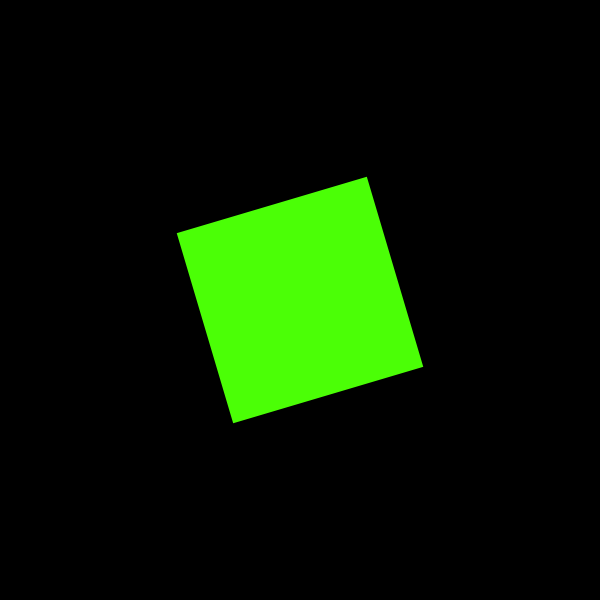
Frame 1 (no input)
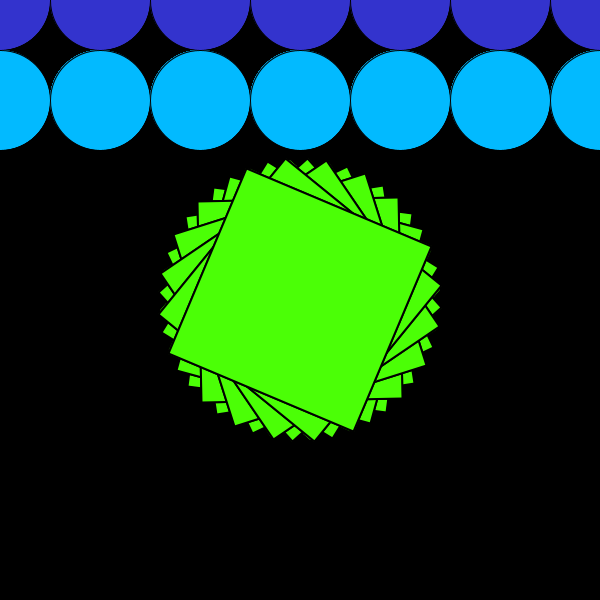
Frame 60 (the mouse pressed at the canvas centre just before this capture)
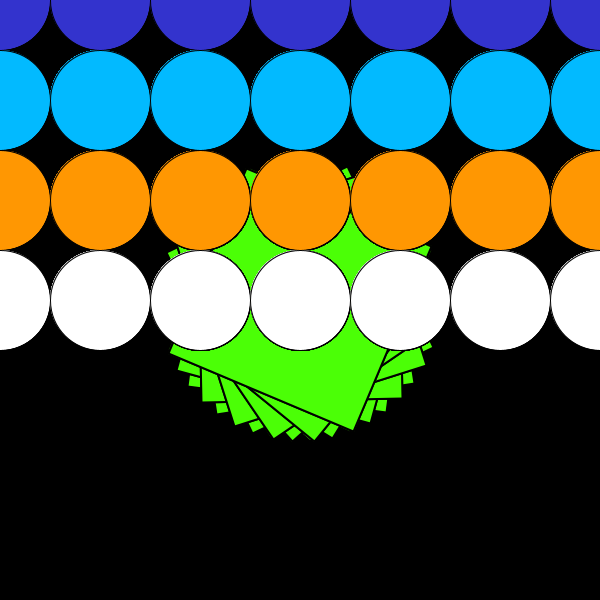
Frame 120 (the mouse held since frame 60 and released just before this capture)

The Processing sketch that drew these frames (run headless with seeded random() and noise(); from frame 60 on, the mouse is pressed at the canvas centre):

// Processing sketch: processing_129597
// ── processing_129597.pde

// some code altered from class examples


float timer = 0.0;
float prevX = 0.0;
float prevY = 0.0;
float myscale = 1.0;
float scalespeed = 100.0;
float radius = 100.0;
float rad = 0.0;
float s = 1;
int thickness = 2;
float center = 0.0;

void setup()
{
 size(600,600);
 colorMode(RGB);
 background(#000000);
 frameRate(30);
 center = width/ 2.0;
 prevX= center;
 prevY= center;
 
}

void draw()
{
  timer = timer + (1.0/30.0);
  println(timer);
  
  
 float ly = 0.0;
 float lx = 0.0;
 
 float endx = 600;
 float endy = 600;
  
  //lining the ellipses
  if (timer >=1.0 && timer <= 8.0)
  {
  if (timer >= 1.0 && timer < 2.0)
  {
  fill(#3333CD);
  ellipse(0,0,100,100);
  ellipse(100,0,100,100);
  ellipse(200,0,100,100);
  ellipse(300,0,100,100);
  ellipse(400,0,100,100);
  ellipse(500,0,100,100);
  ellipse(600,0,100,100);
  }
  
  else if (timer>= 2.0)
  {
  fill(#02baff);
  ellipse(0,100,100,100);
  ellipse(100,100,100,100);
  ellipse(200,100,100,100);
  ellipse(300,100,100,100);
  ellipse(400,100,100,100);
  ellipse(500,100,100,100);
  ellipse(600,100,100,100);
  }
  
  if (timer>= 3.0 && timer < 4.0)
  {
  fill(#ff9702);
  ellipse(0,200,100,100);
  ellipse(100,200,100,100);
  ellipse(200,200,100,100);
  ellipse(300,200,100,100);
  ellipse(400,200,100,100);
  ellipse(500,200,100,100);
  ellipse(600,200,100,100);
  }
  
  else if (timer >= 4.0)
  {
  fill(#FFFFFF);
  ellipse(0,300,100,100);
  ellipse(100,300,100,100);
  ellipse(200,300,100,100);
  ellipse(300,300,100,100);
  ellipse(400,300,100,100);
  ellipse(500,300,100,100);
  ellipse(600,300,100,100);
  }
  
  if (timer > 5.0)
  {
  fill(#CD5555);
  ellipse(0,400,100,100);
  ellipse(100,400,100,100);
  ellipse(200,400,100,100);
  ellipse(300,400,100,100);
  ellipse(400,400,100,100);
  ellipse(500,400,100,100);
  ellipse(600,400,100,100);
  }
  
 if (timer >= 6.0)
  {
  fill(#fe0500);
  ellipse(0,500,100,100);
  ellipse(100,500,100,100);
  ellipse(200,500,100,100);
  ellipse(300,500,100,100);
  ellipse(400,500,100,100);
  ellipse(500,500,100,100);
  ellipse(600,500,100,100);
  }
  
  if (timer > 7.0 && timer < 8.0)
  {
  fill(#8c03ff);
  ellipse(0,600,100,100);
  ellipse(100,600,100,100);
  ellipse(200,600,100,100);
  ellipse(300,600,100,100);
  ellipse(400,600,100,100);
  ellipse(500,600,100,100);
  ellipse(600,600,100,100);
  }
  } 
  
  
  //And the spinning scaling rectangles...
  else
  {
    
  timer = timer + (1.0/ 30.0);
  radius = 0.0;
  thickness = thickness + 5;
  myscale = myscale + scalespeed;
  
  if (timer > 9 && timer <20)
  {
  float spiralOffset = 10.0;
  float x = radius * cos(timer*spiralOffset);
  float y = radius * sin(timer*spiralOffset);
  
  x+= center;
  y+= center;
  
  
  rad = rad + 5.0;
  s = s + 0.001;
  fill(random(200),random(200),random(200));
  
  pushMatrix();
  translate(width/2, height/2);
  rotate(rad);
  scale(s+1);
  
  rectMode(CENTER);
  rect(0, 0, 100, 100);
  

  
  pushMatrix();
  translate(width/2, height/2);
  rotate(rad);
  scale(s);
  popMatrix();
  
   pushMatrix();
  translate(width*2, height*2);
  rotate(rad);
  scale(s);
  popMatrix();
  
  rectMode(CENTER);
  rect(0, 0, 100, 100);
  popMatrix();
  
  }
  
  else
  {
  float spiralOffset = 10.0;
  float x = radius * cos(timer*spiralOffset);
  float y = radius * sin(timer*spiralOffset);
  
  x+= center;
  y+= center;
  
  
  rad = rad - 5.0;
  s = s + 0.001;
  fill(#4bff06);
  
  pushMatrix();
  translate(width/2, height/2);
  rotate(rad);
  scale(s+1);
  
  rectMode(CENTER);
  rect(0, 0, 100, 100);
  

  
  pushMatrix();
  translate(width/2, height/2);
  rotate(rad);
  scale(s);
  popMatrix();
  
   pushMatrix();
  translate(width*2, height*2);
  rotate(rad);
  scale(s);
  popMatrix();
  
  rectMode(CENTER);
  rect(0, 0, 100, 100);
  popMatrix();
  
  }
  
  if ( timer >= 30)
  {
   timer = 0.0; 
  }
  
  }
  
  
  
  
  
}
